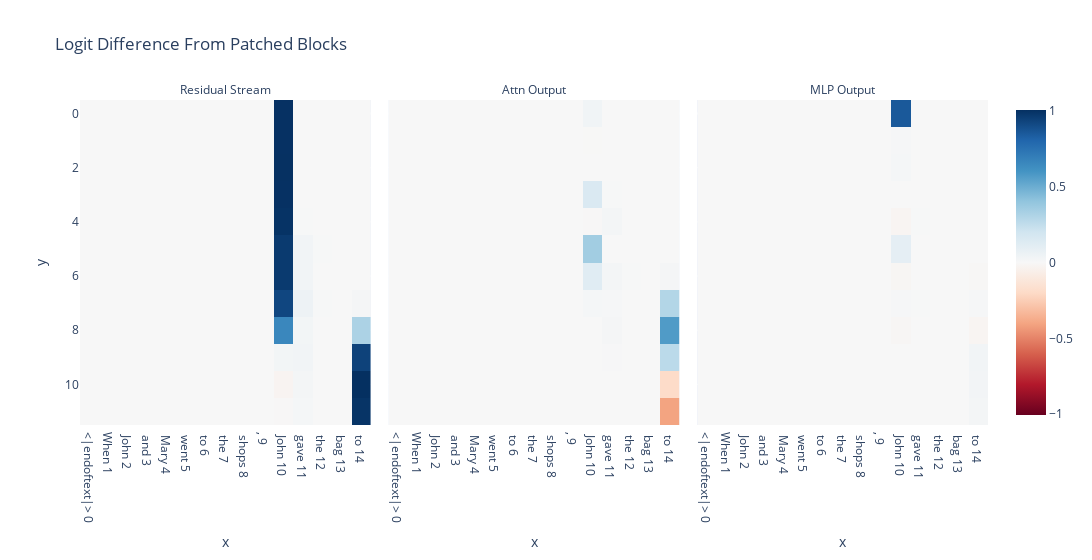

Notebook source saved alongside this figure:
### Markdown cell above
<details><summary>Note on `patching.get_act_patch_block_every`</summary>

One important thing to note - we're cycling through the `resid_pre`, `attn_out` and `mlp_out` and only patching one of them at a time, rather than patching all three at once.

</details>

### Code cell
# 2
act_patch_block_every = patching.get_act_patch_block_every(model, corrupted_tokens, cache, ioi_metric)

imshow(
    act_patch_block_every,
    x=labels,
    facet_col=0, # This argument tells plotly which dimension to split into separate plots
    facet_labels=["Residual Stream", "Attn Output", "MLP Output"], # Subtitles of separate plots
    title="Logit Difference From Patched Blocks",
    labels={"x": "Sequence Position", "y": "Layer"},
    width=1400,
)

### Figure 1 — Plotly figure (JSON) as saved in the notebook; plotly's stock layout.template omitted (floating-point values rounded to 4 significant figures; data arrays with more than 128 entries replaced by an {"elided": "..."} marker saying what was removed)
{"data": [{"coloraxis": "coloraxis", "hovertemplate": "Sequence Position: %{x}<br>Layer: %{y}<br>color: %{z}<extra></extra>", "name": "0", "type": "heatmap", "x": ["<|endoftext|> 0", "When 1", " John 2", " and 3", " Mary 4", " went 5", " to 6", " the 7", " shops 8", ", 9", " John 10", " gave 11", " the 12", " bag 13", " to 14"], "xaxis": "x", "yaxis": "y", "z": {"elided": "12x15 float values"}}, {"coloraxis": "coloraxis", "hovertemplate": "Sequence Position: %{x}<br>Layer: %{y}<br>color: %{z}<extra></extra>", "name": "1", "type": "heatmap", "x": ["<|endoftext|> 0", "When 1", " John 2", " and 3", " Mary 4", " went 5", " to 6", " the 7", " shops 8", ", 9", " John 10", " gave 11", " the 12", " bag 13", " to 14"], "xaxis": "x2", "yaxis": "y2", "z": {"elided": "12x15 float values"}}, {"coloraxis": "coloraxis", "hovertemplate": "Sequence Position: %{x}<br>Layer: %{y}<br>color: %{z}<extra></extra>", "name": "2", "type": "heatmap", "x": ["<|endoftext|> 0", "When 1", " John 2", " and 3", " Mary 4", " went 5", " to 6", " the 7", " shops 8", ", 9", " John 10", " gave 11", " the 12", " bag 13", " to 14"], "xaxis": "x3", "yaxis": "y3", "z": {"elided": "12x15 float values"}}], "layout": {"annotations": [{"font": {}, "showarrow": false, "text": "Residual Stream", "x": 0.16, "xanchor": "center", "xref": "paper", "y": 1, "yanchor": "bottom", "yref": "paper"}, {"font": {}, "showarrow": false, "text": "Attn Output", "x": 0.5, "xanchor": "center", "xref": "paper", "y": 1, "yanchor": "bottom", "yref": "paper"}, {"font": {}, "showarrow": false, "text": "MLP Output", "x": 0.84, "xanchor": "center", "xref": "paper", "y": 1, "yanchor": "bottom", "yref": "paper"}], "coloraxis": {"cmid": 0, "colorscale": [[0, "rgb(103,0,31)"], [0.1, "rgb(178,24,43)"], [0.2, "rgb(214,96,77)"], [0.3, "rgb(244,165,130)"], [0.4, "rgb(253,219,199)"], [0.5, "rgb(247,247,247)"], [0.6, "rgb(209,229,240)"], [0.7, "rgb(146,197,222)"], [0.8, "rgb(67,147,195)"], [0.9, "rgb(33,102,172)"], [1, "rgb(5,48,97)"]]}, "title": {"text": "Logit Difference From Patched Blocks"}, "width": 1400, "xaxis": {"anchor": "y", "domain": [0, 0.32], "title": {"text": "x"}}, "xaxis2": {"anchor": "y2", "domain": [0.34, 0.66], "matches": "x", "title": {"text": "x"}}, "xaxis3": {"anchor": "y3", "domain": [0.68, 1.0], "matches": "x", "title": {"text": "x"}}, "yaxis": {"anchor": "x", "autorange": "reversed", "domain": [0, 1], "title": {"text": "y"}}, "yaxis2": {"anchor": "x2", "domain": [0, 1], "matches": "y", "showticklabels": false}, "yaxis3": {"anchor": "x3", "domain": [0, 1], "matches": "y", "showticklabels": false}}}
